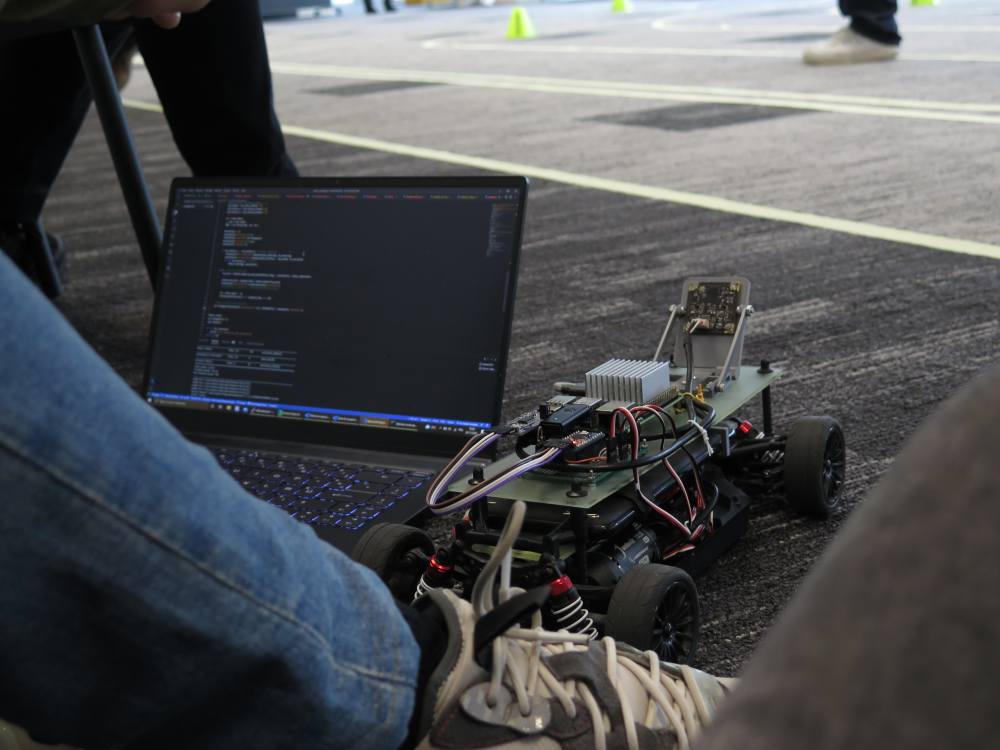
#> input picture project-specifications/photo/max avec ordi.jpg, 4000 x 3000 px (shown at 1/4 size); its folder holds only this picture in this run
$ python -i vis_filters.py   (imports and definitions only)   (Python 2 division)
#> lines starting #> are read from the running program, lines starting #| are printed output that depends on the picture
"""
Load and visualization of a dataset example,
using the load_sorted_dataset_generator, visualize every image one by one.
"""

import numpy as np
import cv2
from autopylot.datasets import dataset, transform
from autopylot.models import utils
from autopylot.utils import io, settings, vis


def image_processing(image_data):
    image = image_data["image"]

    image = cv2.bilateralFilter(image, 9, 75, 75)
    image = cv2.cvtColor(image, cv2.COLOR_BGR2GRAY)
    image = cv2.Canny(image, 100, 150)
    image = cv2.cvtColor(image, cv2.COLOR_GRAY2BGR)

    image_data["image"] = image


settings = settings.settings
# [1 line that did not run here, left out]


def main(path):
    run = True
    while run:
        for path in dataset.sort_paths(dataset.get_every_json_paths(path)):

            image_data = io.load_image_data(path)

            original_image = image_data["image"].copy()

            transformer(image_data)

            cv2.imshow("init", original_image)
            cv2.imshow("augm", image_data["image"])

            # play image in loop until key is pressed with 60 fps
            # if key q is pressed, stop the loop
            key = cv2.waitKey(1000 // 60)
            if key == ord("q"):
                run = False
                break


# [2 lines not run here, left out]

>>> import cv2
>>> picture = cv2.imread('../../project-specifications/photo/max avec ordi.jpg', cv2.IMREAD_GRAYSCALE)
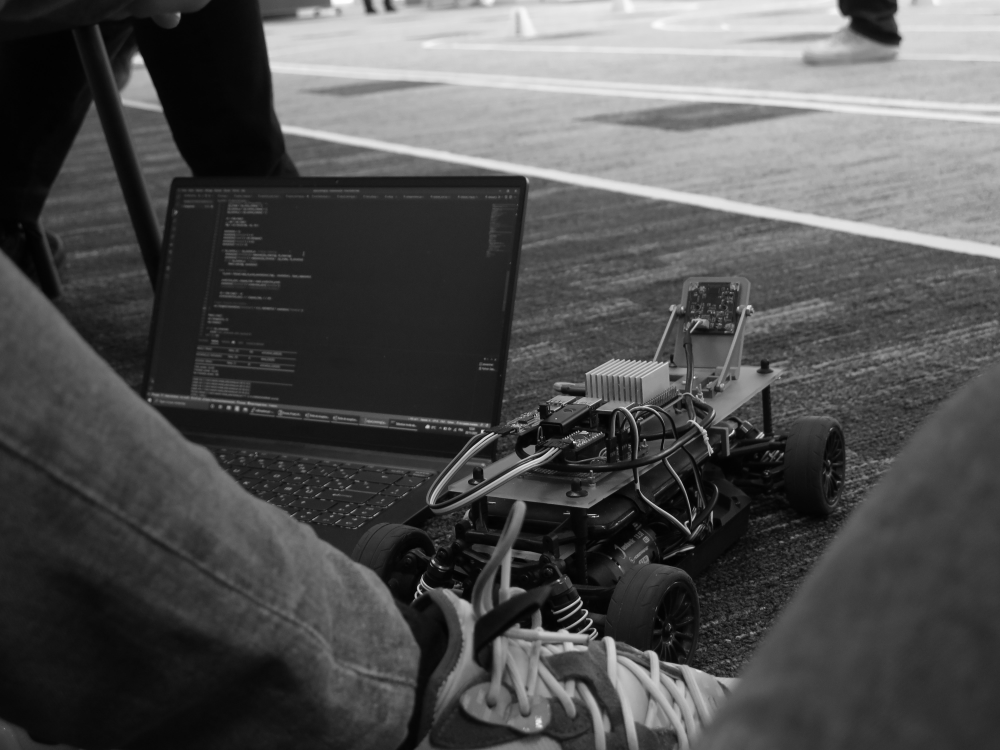
#> picture: shape (3000, 4000) (shown at 1/4 size); min 0, max 255, mean 79.6
#> (the run stopped early here; a loop or call above may not have finished)

$ run again, on project-specifications/photo/maxime dure travail.jpg
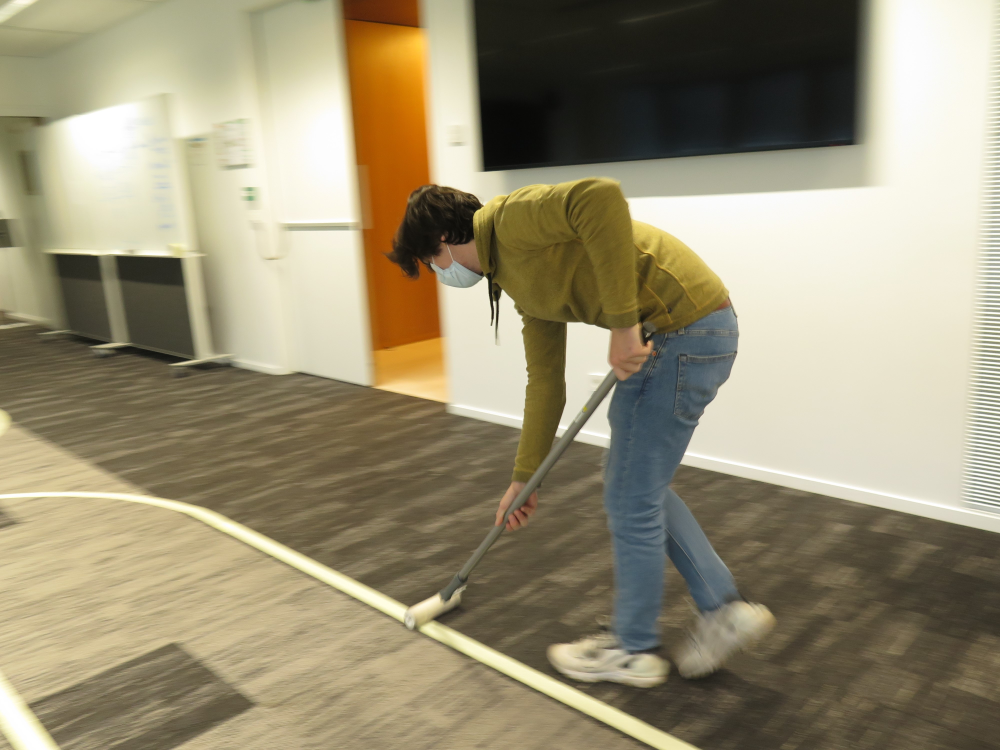
#> input picture project-specifications/photo/maxime dure travail.jpg, 4000 x 3000 px (shown at 1/4 size)
#> `picture = cv2.imread('../../project-specifications/photo/max avec ordi..`:
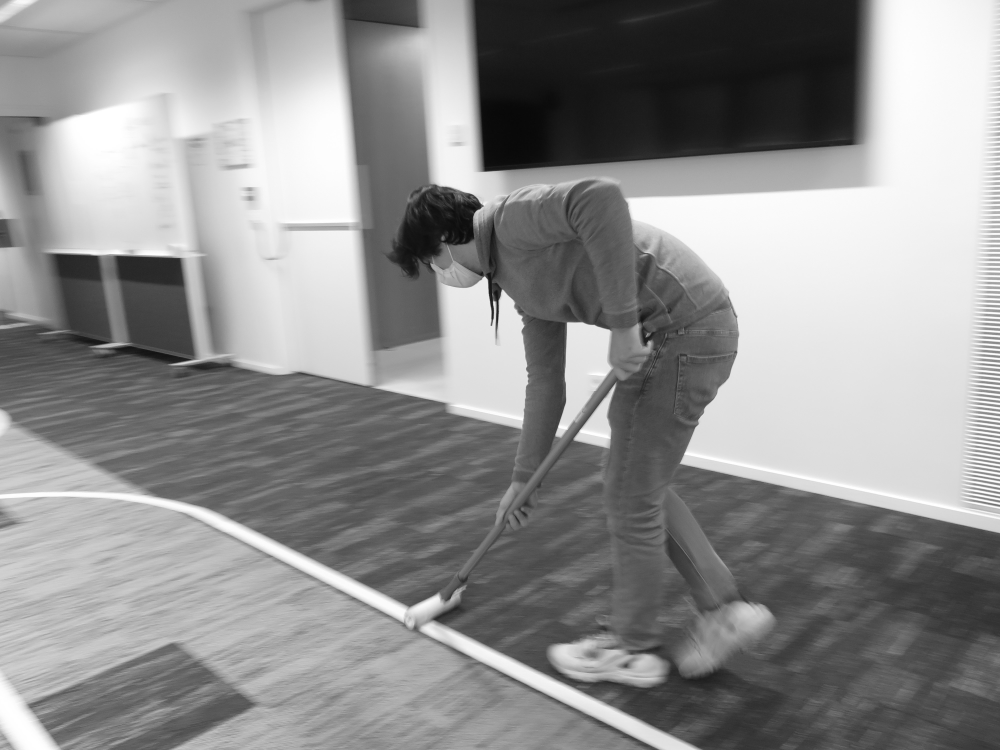
#> picture: shape (3000, 4000) (shown at 1/4 size); min 4, max 255, mean 143.7

$ run again, on project-specifications/photo/voiture cam.jpg
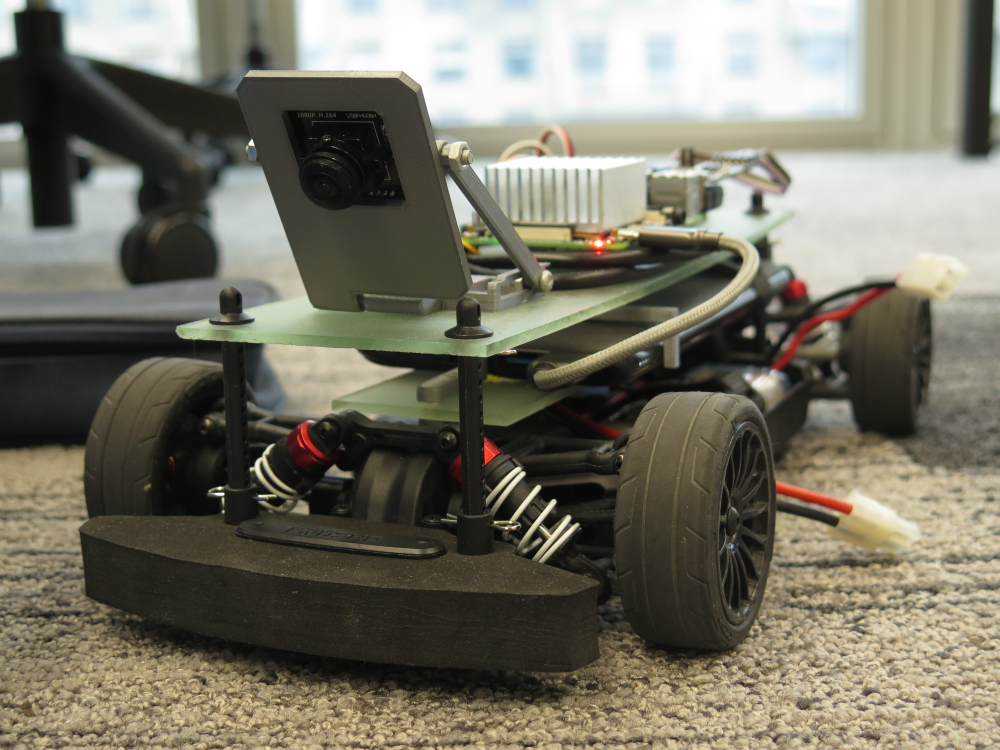
#> input picture project-specifications/photo/voiture cam.jpg, 4000 x 3000 px (shown at 1/4 size)
#> `picture = cv2.imread('../../project-specifications/photo/max avec ordi..`:
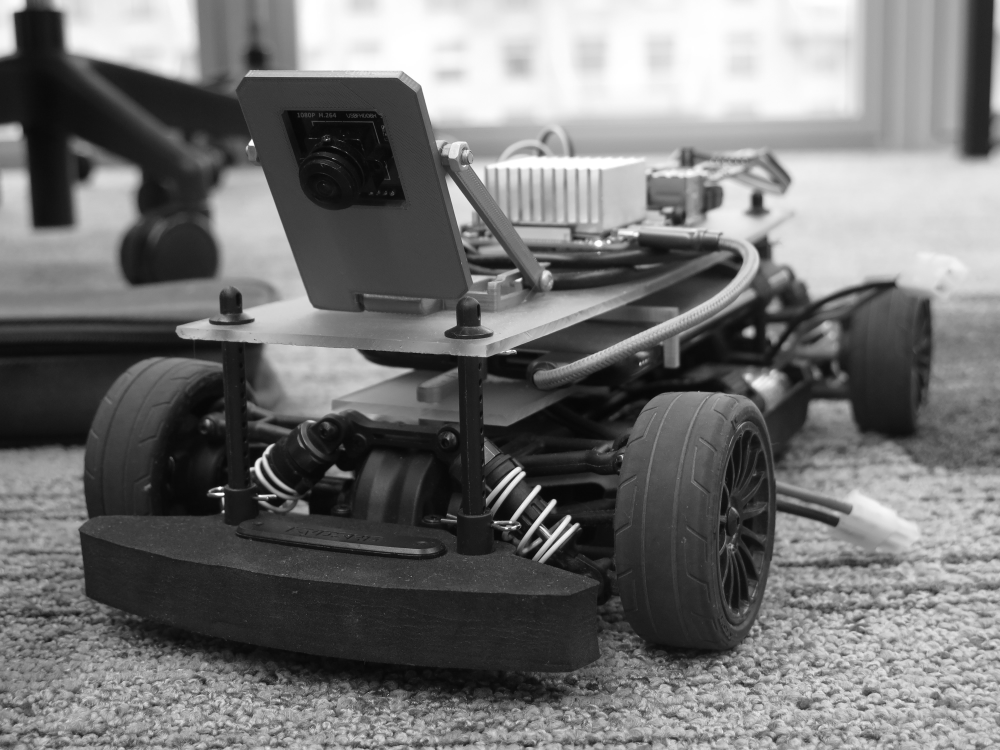
#> picture: shape (3000, 4000) (shown at 1/4 size); min 0, max 255, mean 114.5
